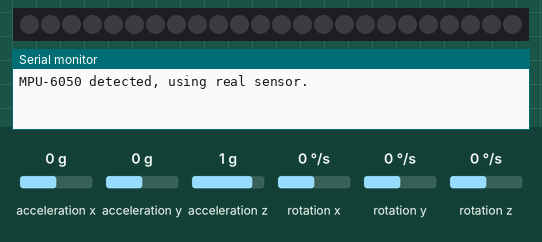
This sketch was run on a simulated Raspberry Pi Pico. On the bench: 24 RGB LEDs in strip order, left to right, the last lines printed to the serial monitor. Wiring (inferred from the names in the program): MPU-6050 motion sensor at I2C address 0x68. The test bench sets the inputs (shaded band); at power-on: acceleration y 0 g, acceleration z 1 g, acceleration x 0 g, rotation x 0 °/s, rotation y 0 °/s, rotation z 0 °/s. Dim RGB values are drawn brighter than linear.

Above: at 2.2 s.
2.3 s: acceleration y set to -1.4 g
At 2.51 s:
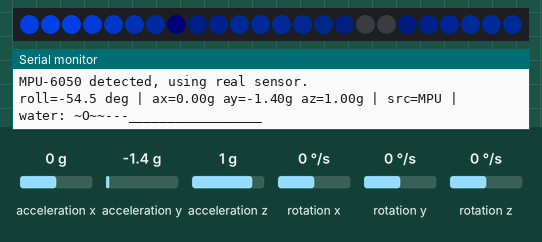
4.1 s: acceleration y set to 0 g
At 6.37 s:
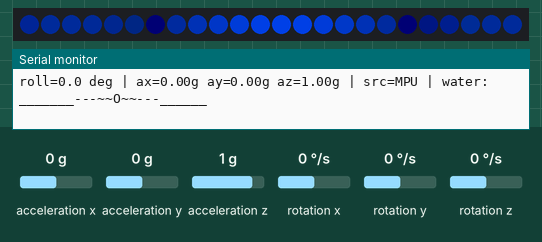
7.1 s: acceleration z set to 0.1 g
8.6 s: acceleration z set to -0.2 g
At 8.64 s:
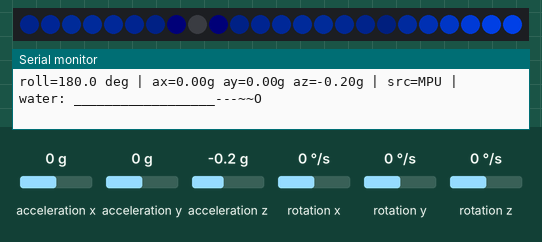
10.1 s: acceleration x set to -1.4 g
At 10.65 s:
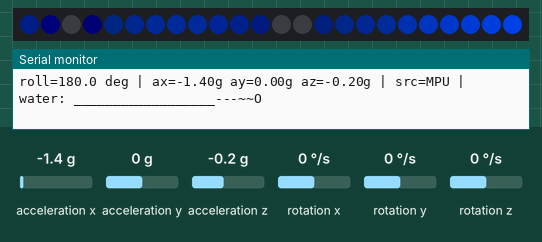

The sketch:

Pi_Pico_with_MPU-6500_Code.ino
```cpp
#include <Arduino.h>
#include <Wire.h>
#include <Adafruit_NeoPixel.h>
#include "pico/multicore.h"

// ---------------------- USER CONFIG ----------------------

// WS2812B LED strip settings
#define LED_PIN     2          // GPIO pin for data line to WS2812B
#define LED_COUNT   24         // Number of LEDs in the strip

// I2C / MPU6050
#define I2C_SDA_PIN  4         // Change to your hat wiring if needed
#define I2C_SCL_PIN  5
#define MPU_ADDR     0x68

// Update rates
const uint16_t SENSOR_INTERVAL_MS = 10;   // Core0: sensor / simulation update period
const uint16_t FRAME_INTERVAL_MS  = 50;   // Core1: LED + ASCII frame rate (~20 FPS)

// ---------------------- GLOBAL STATE ----------------------

struct MotionSample {
  float ax, ay, az;    // acceleration in g
  float gx, gy, gz;    // gyro in deg/s (not heavily used here)
  float rollDeg;       // left/right tilt angle in degrees (for water)
  bool  sensorOk;      // true if data from real sensor, false if simulated
};

// FIX: not volatile, so we can copy-assign without compiler complaining
MotionSample g_motion = {0, 0, 1, 0, 0, 0, 0, false};
volatile bool g_mpuPresent = false;

// LED strip object (Core1 will use it)
Adafruit_NeoPixel strip(LED_COUNT, LED_PIN, NEO_GRB + NEO_KHZ800);

// ---------------------- MPU6050 LOW-LEVEL ----------------------

bool mpuWriteRegister(uint8_t reg, uint8_t value) {
  Wire.beginTransmission(MPU_ADDR);
  Wire.write(reg);
  Wire.write(value);
  return (Wire.endTransmission() == 0);
}

bool mpuReadBytes(uint8_t startReg, uint8_t *buffer, uint8_t length) {
  Wire.beginTransmission(MPU_ADDR);
  Wire.write(startReg);
  if (Wire.endTransmission(false) != 0) {
    return false;
  }
  uint8_t readCount = Wire.requestFrom(MPU_ADDR, length);
  if (readCount != length) {
    return false;
  }
  for (uint8_t i = 0; i < length; i++) {
    buffer[i] = Wire.read();
  }
  return true;
}

bool initMPU6050() {
  // Simple presence check
  Wire.beginTransmission(MPU_ADDR);
  if (Wire.endTransmission() != 0) {
    return false;
  }

  // Wake up the MPU6050 (clear sleep bit in PWR_MGMT_1)
  if (!mpuWriteRegister(0x6B, 0x00)) {
    return false;
  }

  // Optional: set accelerometer ±2g, gyro ±250 dps (default)
  // ACCEL_CONFIG (0x1C), GYRO_CONFIG (0x1B) if you want to be explicit.

  return true;
}

// Reads accel/gyro, computes roll angle (tilt left/right)
bool readMPU6050(MotionSample &out) {
  uint8_t data[14];
  if (!mpuReadBytes(0x3B, data, 14)) {
    return false;
  }

  int16_t rawAx = (data[0] << 8) | data[1];
  int16_t rawAy = (data[2] << 8) | data[3];
  int16_t rawAz = (data[4] << 8) | data[5];
  // int16_t rawTemp = (data[6] << 8) | data[7]; // not used
  int16_t rawGx = (data[8] << 8) | data[9];
  int16_t rawGy = (data[10] << 8) | data[11];
  int16_t rawGz = (data[12] << 8) | data[13];

  // Convert to physical units
  const float ACCEL_SCALE = 16384.0f; // LSB/g for ±2g
  const float GYRO_SCALE  = 131.0f;   // LSB/(deg/s) for ±250 dps

  out.ax = (float)rawAx / ACCEL_SCALE;
  out.ay = (float)rawAy / ACCEL_SCALE;
  out.az = (float)rawAz / ACCEL_SCALE;

  out.gx = (float)rawGx / GYRO_SCALE;
  out.gy = (float)rawGy / GYRO_SCALE;
  out.gz = (float)rawGz / GYRO_SCALE;

  // Compute roll angle (rotation around X axis, left/right tilt)
  // roll = atan2(Ay, Az)
  float rollRad = atan2(out.ay, out.az);
  out.rollDeg = rollRad * 180.0f / PI;

  out.sensorOk = true;
  return true;
}

// ---------------------- SIMULATED MOTION (NO SENSOR) ----------------------

void generateSimulatedMotion(MotionSample &out) {
  // Simple smooth "rocking" motion using sine wave
  float t = millis() / 1000.0f;
  out.ax = 0.0f;
  out.ay = 0.0f;
  out.az = 1.0f;

  out.gx = 0.0f;
  out.gy = 0.0f;
  out.gz = 0.0f;

  out.rollDeg = 30.0f * sinf(t * 0.8f); // ±30°
  out.sensorOk = false;
}

// ---------------------- WATER RENDERING (CORE 1) ----------------------

// Map roll angle (deg) to normalized tilt [-1, 1]
float mapRollToTilt(float rollDeg) {
  // Clamp roll to ±45°
  float clamped = constrain(rollDeg, -45.0f, 45.0f);
  return clamped / 45.0f; // -1 at -45°, +1 at +45°
}

// Update physical LEDs to show water "blob"
void updateLeds(float tiltNorm) {
  if (LED_COUNT <= 0) return;

  int mid = LED_COUNT / 2;
  // Shift center with tilt
  float maxShift = (LED_COUNT / 2) - 1;
  float centerF = mid + tiltNorm * maxShift;

  // Simple edge "bounce" illusion: if center goes beyond edges, reflect
  if (centerF < 0) {
    centerF = -centerF;  // reflect at left
  } else if (centerF > LED_COUNT - 1) {
    centerF = 2 * (LED_COUNT - 1) - centerF; // reflect at right
  }

  // Soft radius of water
  const float RADIUS = LED_COUNT * 0.25f; // 1/4 of strip

  for (int i = 0; i < LED_COUNT; i++) {
    float dist = fabsf(i - centerF);
    float base = 0.0f;

    if (dist < RADIUS) {
      // Simple triangular falloff
      base = 1.0f - (dist / RADIUS);
    } else {
      base = 0.0f;
    }

    // Add a tiny shimmer by modulating with time
    float t = millis() / 1000.0f;
    float shimmer = 0.15f * (0.5f + 0.5f * sinf(t * 8.0f + i * 0.6f));

    float brightness = constrain(base + shimmer, 0.0f, 1.0f);

    // Water: blue-ish, with a hint of green
    uint8_t r = 0;
    uint8_t g = (uint8_t)(brightness * 50.0f);
    uint8_t b = (uint8_t)(brightness * 180.0f);

    strip.setPixelColor(i, strip.Color(r, g, b));
  }

  strip.show();
}

// Build ASCII representation of water for Serial Monitor
String buildAsciiWaterLine(float tiltNorm) {
  int length = LED_COUNT > 0 ? LED_COUNT : 20; // fallback to 20 chars if LED_COUNT invalid
  String s;
  s.reserve(length);

  int mid = length / 2;
  float maxShift = (length / 2) - 1;
  float centerF = mid + tiltNorm * maxShift;

  // Same reflection trick as LED
  if (centerF < 0) {
    centerF = -centerF;
  } else if (centerF > length - 1) {
    centerF = 2 * (length - 1) - centerF;
  }

  const float RADIUS = length * 0.25f;

  for (int i = 0; i < length; i++) {
    float dist = fabsf(i - centerF);
    if (dist < 0.5f) {
      // Center of the water blob
      s += 'O';         // strong center
    } else if (dist < RADIUS * 0.4f) {
      s += '~';         // wavy water core
    } else if (dist < RADIUS) {
      s += '-';         // weaker rim
    } else {
      s += '_';         // empty
    }
  }

  return s;
}

// ---------------------- CORE 1 TASK ----------------------

void core1Task() {
  // Small delay to let Core0 finish setup
  delay(1500);

  while (true) {
    // Copy shared motion (single struct copy; fine for this use case)
    MotionSample local;
    noInterrupts();
    local = g_motion;
    interrupts();

    float tiltNorm = mapRollToTilt(local.rollDeg);

    // Update LEDs
    updateLeds(tiltNorm);

    // Build ASCII water line
    String water = buildAsciiWaterLine(tiltNorm);

    // Print one line per frame: sensor values + ASCII
    Serial.print("roll=");
    Serial.print(local.rollDeg, 1);
    Serial.print(" deg");

    Serial.print(" | ax=");
    Serial.print(local.ax, 2);
    Serial.print("g ay=");
    Serial.print(local.ay, 2);
    Serial.print("g az=");
    Serial.print(local.az, 2);
    Serial.print("g");

    Serial.print(" | src=");
    Serial.print(local.sensorOk ? "MPU" : "SIM");

    Serial.print(" | water: ");
    Serial.println(water);   // ONE line per frame, no flicker

    delay(FRAME_INTERVAL_MS);
  }
}

// ---------------------- ARDUINO CORE 0 (setup/loop) ----------------------

void setup() {
  Serial.begin(115200);
  delay(1000);

  // I2C setup
  Wire.setSDA(I2C_SDA_PIN);
  Wire.setSCL(I2C_SCL_PIN);
  Wire.begin();

  // Try to init MPU6050
  g_mpuPresent = initMPU6050();

  if (g_mpuPresent) {
    Serial.println("MPU-6050 detected, using real sensor.");
  } else {
    Serial.println("MPU-6050 NOT found, falling back to simulated motion.");
  }

  // LED strip init
  strip.begin();
  strip.clear();
  strip.show();

  // Start second core
  multicore_launch_core1(core1Task);
}

void loop() {
  static uint32_t lastSampleMs = 0;
  uint32_t now = millis();

  if (now - lastSampleMs >= SENSOR_INTERVAL_MS) {
    lastSampleMs = now;

    MotionSample sample;

    if (g_mpuPresent && readMPU6050(sample)) {
      // OK, real sensor data
      g_motion = sample;
    } else {
      // Either no sensor at all or read failed -> simulate
      generateSimulatedMotion(sample);
      g_motion = sample;
    }
  }

  // Core0 doesn't need to do anything else
}
```

Measured:
- the behaviour switches between 0 and -0.1 g on acceleration z (found by bisection; images 2 and 3)
